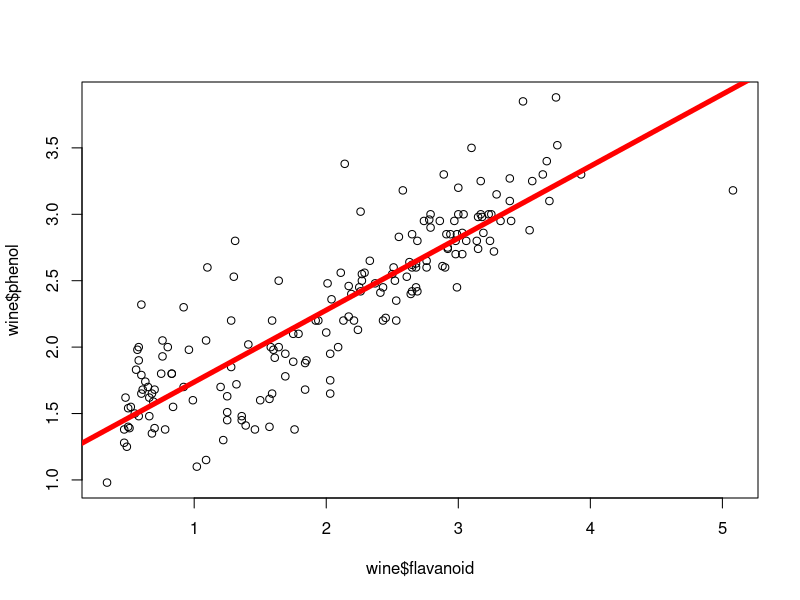
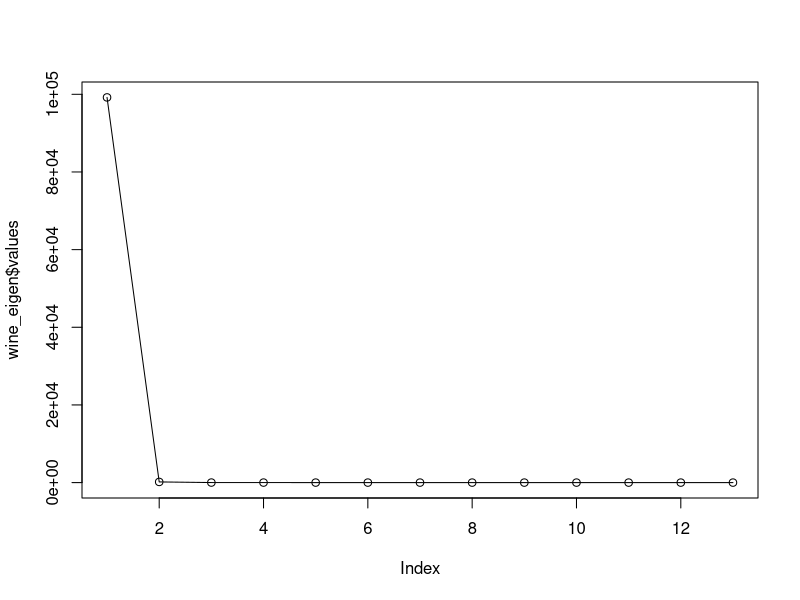

Write the R code that produced these figures, in order.
wine<-read.csv('./Lesson04/Exercise26-28/wine.csv')

plot(wine$flavanoid,wine$phenol)
abline(a=1.1954,b=.54171,col='red',lwd=5)

#Exercise 26
range(wine$alcohol)
range(wine$magnesium)
var(wine$magnesium)
cov(wine$alcohol,wine$magnesium)
cov(wine$magnesium,wine$alcohol)
var(wine$magnesium)
cov(wine$magnesium,wine$magnesium)

#Exercise 27
wine_attributes<-wine[,2:14]
wine_cov<-cov(wine_attributes)
wine_eigen<-eigen(wine_cov)
print(wine_eigen$vectors)
print(wine_eigen$values)
print(wine_eigen$vectors[,1])

#Exercise 28
neigen<-1
transformed<-t(t(as.matrix(wine_eigen$vectors[,1:neigen])) %*% t(as.matrix(wine_attributes)))

print(head(transformed))
restored<- t(as.matrix(wine_eigen$vectors[,1:neigen]) %*% t(as.matrix(transformed)))
print(mean(abs(wine_attributes[,13]-restored[,13])))
plot(wine_eigen$values,type='o')

